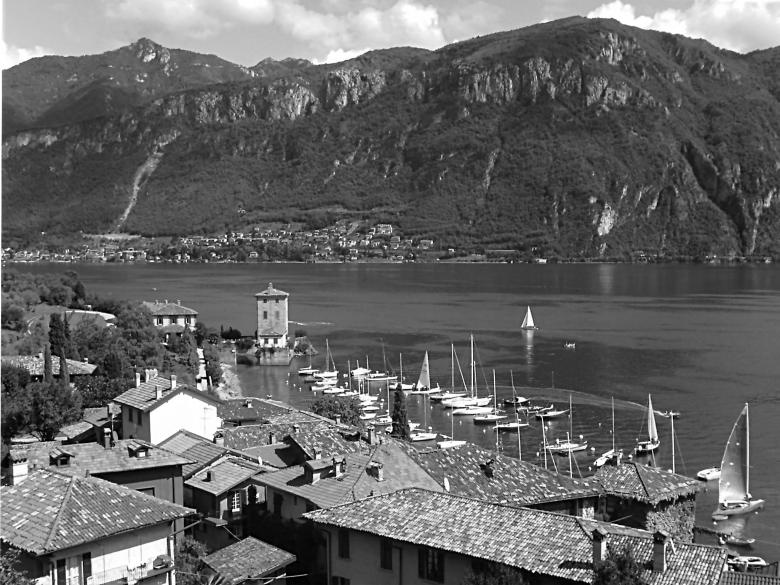
#> input picture Parte1/imagens/grey_lake.jpg, 780 x 585 px, found by its file name
$ python main.py
#> lines starting #> are read from the running program, lines starting #| are printed output that depends on the picture

import cv2
import os
import numpy as np
import matplotlib.pyplot as plt


def main():

    filename = '/home/mike/sharedVBWindows/MVA_6-24/MVA_24-25/Parte1/imagens/grey_lake.jpg'

    if not os.path.isfile(filename):
        print('filename ' + filename + ' does not exist')

    # Load the image
    image = cv2.imread(filename,  cv2.IMREAD_GRAYSCALE)
#> image is the input picture: shape (585, 780); min 0, max 255, mean 100.7

    # compute histogram
    nbins = 10
    ys = cv2.calcHist(image, [0], None, [nbins], (0, 256), accumulate=False)
#> ys = [0, 0, 0, 0, 0, 0, 4, 492, 144, 140]

    print(ys)
#| [[  0.]
#|  [  0.]
#|  [  0.]
#|  [  0.]
#|  [  0.]
#|  [  0.]
#|  [  4.]
#|  [492.]
#|  [144.]
#|  [140.]]
    print(len(ys))
#| 10

    # how to compute the values of xs
    # linspace returns the centers of the bins, which we use for plotting
    xs = np.linspace(0, 255, nbins)

    print(xs)
    print(len(xs))

    # matplotlib
    plt.plot(xs, ys)
    plt.show()
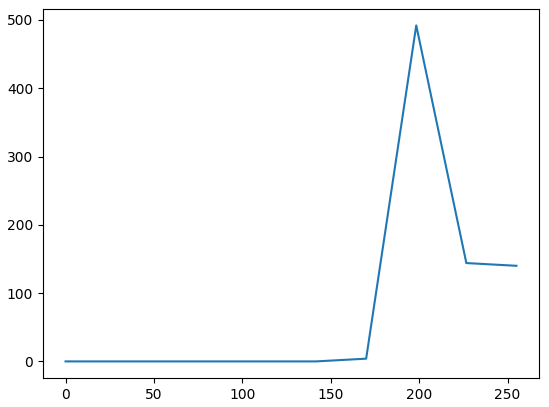
#> figure drawn by matplotlib, 1 panel; curve peaks at x = 198.3, y = 492

    # Display the image
    cv2.imshow('Image', image)

    # Wait for the user to press a key
    cv2.waitKey(0)

    # Close all windows
    cv2.destroyAllWindows()


if __name__ == "__main__":
    main()
